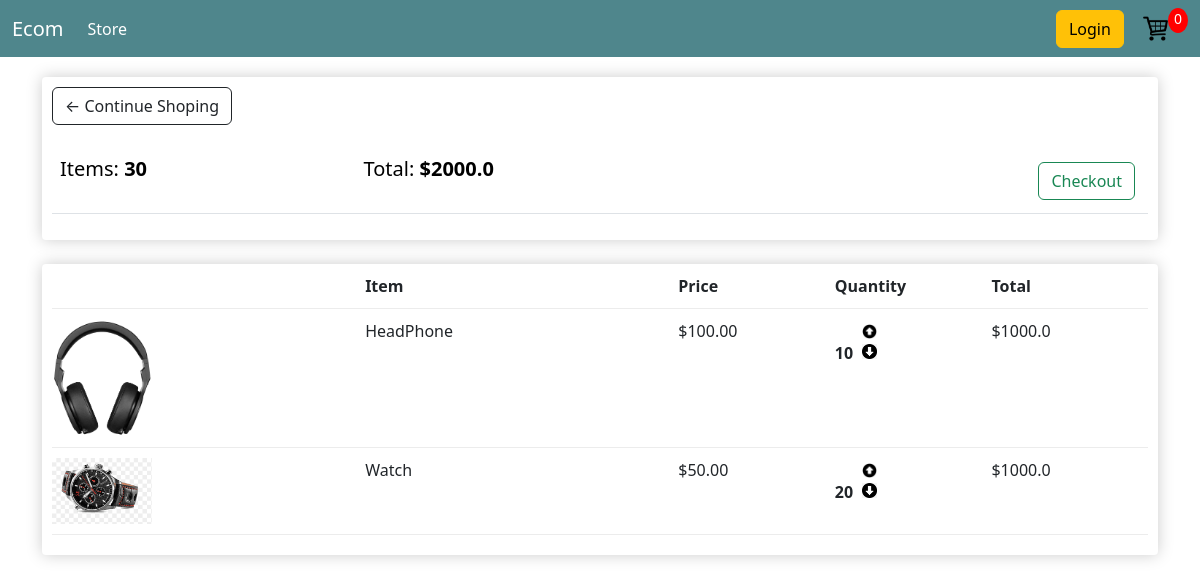
The app's page /cart (signed in) with its own data.
### core/models.py (models this page shows, shortened)
class Order(models.Model):
    customer = models.ForeignKey(Customer,on_delete=models.SET_NULL,blank=True,null=True)
    date_ordered = models.DateTimeField(auto_now_add = True)
    complete = models.BooleanField(default=False,null=True,blank=False)
    transaction_id = models.CharField(max_length=200,null=False)
    @property
    def get_total_cost(self):
        orderitem = self.orderitem_set.all()
        total = sum([item.TotalCost for item in orderitem])
        return total
    @property
    def get_total_item(self):
        orderitem = self.orderitem_set.all()
        total = sum([item.quantity for item in orderitem])
        return total

class OrderItem(models.Model):
    product = models.ForeignKey(Product,on_delete=models.SET_NULL,blank=True,null=True)
    order = models.ForeignKey(Order,on_delete=models.SET_NULL,blank=True,null=True)
    quantity = models.IntegerField(default=0,blank=True,null=True)
    date_added = models.DateTimeField(auto_now_add = True)
    @property
    def TotalCost(self):
        return self.quantity * self.product.price

class Product(models.Model):
    name = models.CharField(max_length=200,null=False)
    price = models.FloatField()
    digital = models.BooleanField(default=False,blank=False)
    images = models.ImageField(null=True,blank=True)
    @property
    def ImageUrl(self):
        try:
            url = self.images.url
        except :
            url = ''
        return url

### core/views.py (the view)
def cart_view(request):
    if request.user.is_authenticated:
        cust = request.user.customer
        print(cust)
        order , create = Order.objects.get_or_create(customer=cust,complete=False)
        items = order.orderitem_set.all()
    else:
        items = []
        order = {'get_total_cost' : 0 , 'get_total_item' : 0}
    context ={'items':items,'order':order}
    return render(request,'core/cart.html',context)

### core/models.py (called while the page is built)
    def __str__(self) -> str:
        return self.name

### templates/core/cart.html
{% extends './main.html' %}
{% load static %}
{% block content %}
<div class="row">
    <div class="col-lg-12">
        <div class="box-element">
            <a class="btn btn-outline-dark" href="{% url 'store' %}">&#x2190; Continue Shoping</a>
            <br>
            <br>
            <table class="table">
                <tr>
                    <th><h5>Items: <strong>{{order.get_total_item}}</strong></h5> </th>
                    <th><h5>Total: <strong>${{order.get_total_cost}}</strong></h5></th>
                    <th>
                        <a style="float: right;margin: 5px" class="btn btn-outline-success" href="{% url 'checkout' %}">
                        Checkout</a>
                    </th>
                </tr>
            </table>
        </div>
        <br>
        <div class="box-element">
            <div class="cart-row">
                <div style="flex: 2;"></div>
                <div style="flex: 2;"><strong>Item</strong></div>
                <div style="flex: 1;"><strong>Price</strong></div>
                <div style="flex: 1;"><strong>Quantity</strong></div>
                <div style="flex: 1;"><strong>Total</strong></div>
            </div>
            {% for item in items %}
            <div class="cart-row">
                <div style="flex: 2;"><img class="row-image" src="{{item.product.ImageUrl}}" alt="product"></div>
                <div style="flex: 2;">{{item.product.name}}</div>
                <div style="flex: 1;">${{item.product.price|floatformat:2}}</div>
                <div style="flex: 1">
                    <p class="quantity">{{item.quantity}}</p>
                    <div class="quantity">
                        <img class="chg-quantity" src="{% static 'images/arrow_up.png' %}" alt="Up">
                        <img class="chg-quantity" src="{% static 'images/arrow_down.png' %}" alt="Down">
                    </div>
                </div>
                <div style="flex: 1;"><p>${{item.TotalCost}}</p></div>
            </div>
            {% endfor %}
        </div>
    </div>
</div>
{% endblock content %}

### templates/core/main.html (shortened to what this page needs)
<!DOCTYPE html>
{% load static %}
<html lang="en">
<head>
    <link rel="stylesheet" href="{% static 'css/main.css' %}">
    <link href="https://cdn.jsdelivr.net/npm/bootstrap@5.3.2/dist/css/bootstrap.min.css" rel="stylesheet">
</head>
<body>
    <nav class="navbar navbar-expand navbar-dark bg-dark" id="bg-dark">
        <div class="container-fluid">
          <a class="navbar-brand" href="{% url 'store' %}">Ecom</a>
          <div class="collapse navbar-collapse" id="navbarTogglerDemo03">
            <ul class="navbar-nav me-auto mb-2 mb-lg-0">
              <li class="nav-item">
                <a class="nav-link active" aria-current="page" href="{% url 'store' %}">Store</a>
              </li>
            </ul>
            <div class="form-inline my-2 my-lg-0">
                <a href="#"class="btn btn-warning">Login</a>
                <a href="{% url 'cart' %}">
                   <img  id="cart-icon" src="{% static 'images/cart.png' %}">
                </a>
            </div>
            <p id="cart-total">0</p>
          </div>
        </div>
    </nav>
    <div class="container">
        {% block content %}
        {% endblock content %}
    </div>
</body>
</html>

### static/css/main.css (style rules this page uses)
body { background-color: hsl(0, 0%, 98%); }
h1,h2,h3,h4,h5,h6 { color:hsl(0, 0%, 30%); }
.box-element { box-shadow:hsl(0, 0%, 80%) 0 0 16px; background-color: #fff; border-radius: 4px; padding: 10px; }
#bg-dark { background-color: #4f868c!important; }
#cart-icon { width:25px; display: inline-block; margin-left: 15px; }
#cart-total { display: block; text-align: center; color:#fff; background-color: red; width: 20px; height: 25px; border-radius: 50%; font-size: 14px; }
.col-lg-4, .col-lg-6, .col-lg-8, .col-lg-12 { margin-top: 10px; padding: 20px; }
.btn { border-radius: 0; }
.row-image { width: 100px; }
.cart-row { display: flex; align-items: flex-stretch; padding-bottom: 10px; margin-bottom: 10px; border-bottom: 1px solid #ececec; }
.quantity { display: inline-block; font-weight: 700; padding-right:5px; }
.chg-quantity { width: 15px; cursor: pointer; display: block; margin-top: 5px; transition:.1s; }

### records on screen
Order: get_total_item "30", get_total_cost "2000.0"
OrderItem: product.ImageUrl (picture), product.name "HeadPhone", product.price "100.00", quantity "10", TotalCost "1000.0"
OrderItem: product.ImageUrl (picture), product.name "Watch", product.price "50.00", quantity "20", TotalCost "1000.0"
